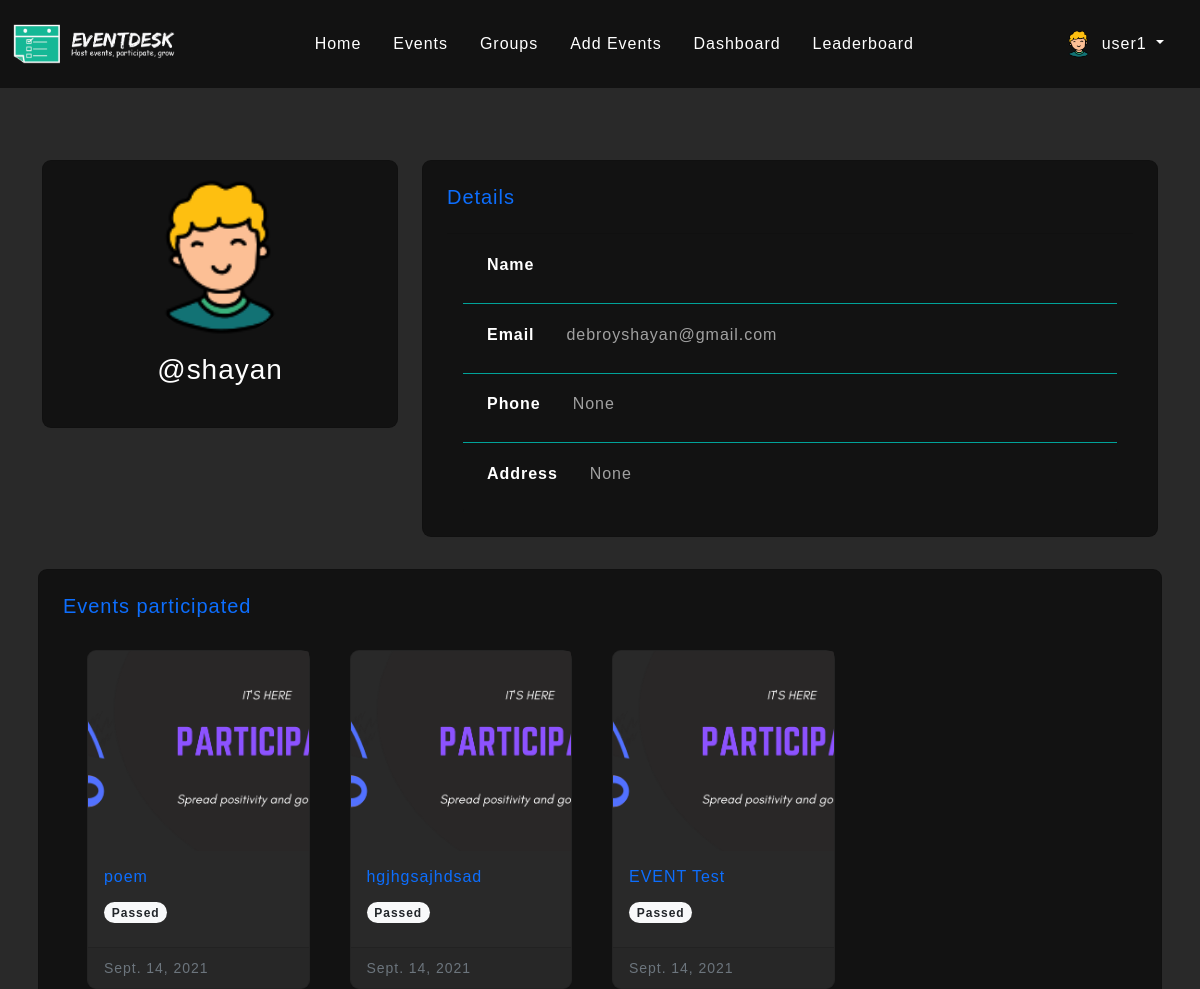
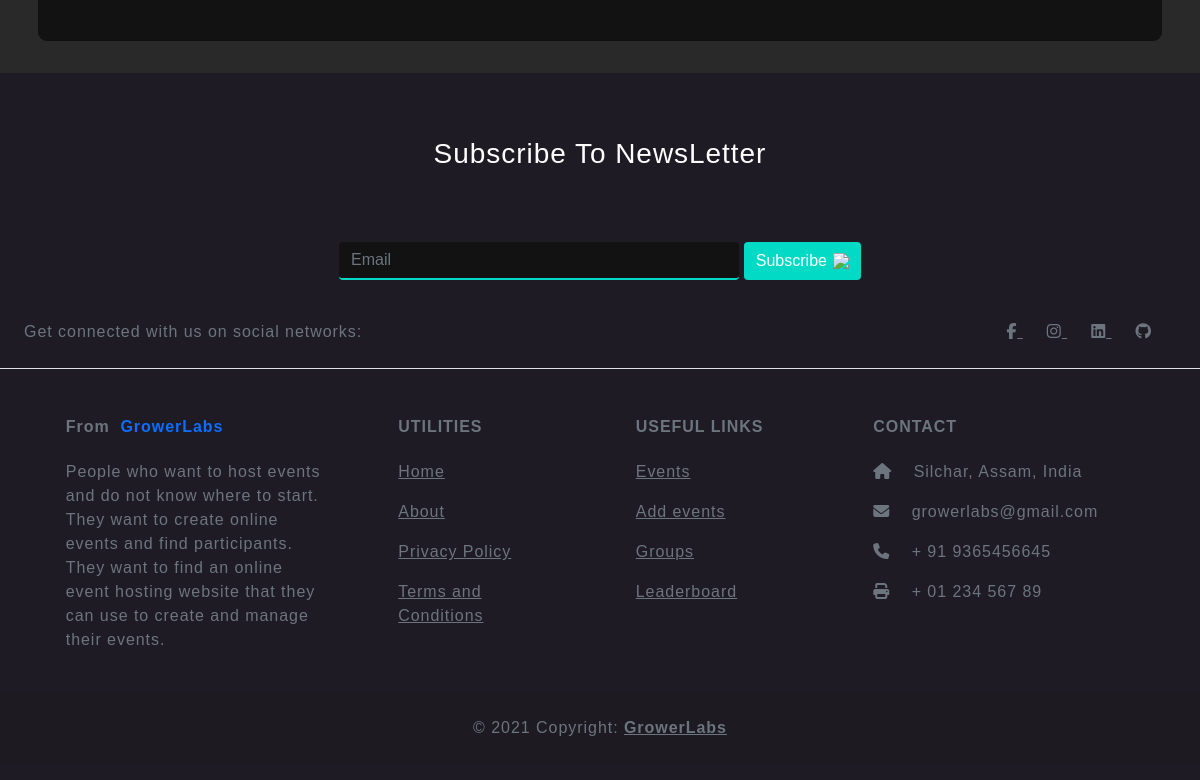
Page /profile/shayan (signed in) on the committed database (2 pictures, top to bottom).
### event_app/models.py (models this page shows, shortened)
class Profile(models.Model):
    user = models.OneToOneField(User, on_delete=models.CASCADE)
    bio = models.CharField(max_length=100,default=" ")
    type_of = models.CharField(max_length=2, choices=TYPE_OF_PROFILE,default='NR')
    dp = models.ImageField(upload_to= 'dp', default = 'avatar_obrx70.png')
    phone = models.BigIntegerField(null=True, blank=True)
    address = models.CharField(max_length=50, blank=True, null=True)

class Event(models.Model):
    title = models.CharField(max_length=400)
    unique_id = models.UUIDField(default=uuid.uuid4, editable=False)
    description = models.TextField(blank=True, null= True)
    poster = models.ImageField(upload_to= 'posters',default = 'poster_h9wa8t.png')
    rules = models.TextField(blank=True, null=True)
    type_of = models.CharField(max_length=2, choices=TYPE_OF_EVENT,default='NR')
    host = models.ForeignKey(Profile, on_delete=models.CASCADE)
    group = models.ForeignKey(EventGroup, on_delete=models.CASCADE, null=True, blank=True)
    no_of_participants  = models.IntegerField(default=0, blank=True, null=True)
    start_time = models.DateTimeField()
    end_time = models.DateTimeField()
    created_time = models.DateTimeField(auto_now_add=True)
    participants = models.ManyToManyField(Profile, related_name="participants")
    status = models.BooleanField(default=True)
    restricted = models.BooleanField(default=False)
    result_out = models.BooleanField(default=False)

### event_app/views.py (the view)
# urls.py: path('profile/<str:username>', views.profile, name='profile'),
@login_required(login_url='/account/register_home')
def profile(request, username):
    user_obj = get_object_or_404(User, username=username)
    events = Event.objects.filter(participants = user_obj.profile)
    context ={
        'user_obj':user_obj,
        'events':events,
    }
    return render(request, 'applicant_view/profile.html',context)

### templates/applicant_view/profile.html (shortened to what this page needs)
{% extends "base2.html" %}
{% block navlinks %}
<a class="nav-link active px-3 py-4 " aria-current="page" href="/">Home</a>
<a class="nav-link active px-3 py-4 " aria-current="page" href="{% url 'all_events' %}">Events</a>
<a class="nav-link active px-3 py-4 " aria-current="page" href="{% url 'all_groups' %}">Groups</a>
<a class="nav-link active px-3 py-4 " href="{% url 'add_event' %}">Add Events</a>
<a class="nav-link active px-3 py-4 " href="{% url 'events_list_host' %}">Dashboard </a>
<a class="nav-link active  px-3 py-4 " href="{% url 'leaderboard' %}" >Leaderboard</a>
{% endblock navlinks %}
{% block container %}
<div class="container mt-5">
    <div class="row">
        <div class="col-lg-4 mt-4">
            <div class="card p-3">
                <div class="d-flex justify-content-center">
                    <img style="width: 10rem;" src="{{user_obj.profile.dp.url}}" alt="" class="rounded-circle">
                </div>
                <div class="d-flex justify-content-center mt-3">
                    <h3> @{{user_obj.username}}</h3>
                </div>
                <div class="d-flex justify-content-center mt-2">
                </div>
            </div>
        </div>
        <div class="col-lg-8 mt-4">
            <div class="card p-4">
                <div class="d-flex justify-content-between text-primary">
                    <h5 >Details</h5>
                </div>
                <ul class="list-group list-group-flush mt-3 px-3">
                    <li id="flush-list" class="list-group-item">
                        <div class="d-flex justify-content-start">
                            <h6><strong>Name</strong></h6>
                        </div>
                    </li>
                    <li id="flush-list" class="list-group-item">
                        <div class="d-flex justify-content-start">
                            <h6><strong>Email</strong></h6>
                            <h6 style="opacity:0.6; font-size:1rem; margin-left:2rem">{{user_obj.email}}</h6>
                        </div>
                    </li>
                    <li id="flush-list" class="list-group-item">
                        <div class="d-flex justify-content-start">
                            <h6><strong>Phone</strong></h6>
                            <h6 style="opacity:0.6; font-size:1rem; margin-left:2rem">{{user_obj.profile.phone}}</h6>
                        </div>
                    </li>
                    <li id="flush-list" class="list-group-item">
                        <div class="d-flex justify-content-start">
                            <h6><strong>Address</strong></h6>
                            <h6 style="opacity:0.6; font-size:1rem; margin-left:2rem">{{user_obj.profile.address}}</h6>
                        </div>
                    </li>
                </ul>
            </div>
        </div>
    </div>
    <div class="row mt-4 p-2 mb-4">
        <div class="card p-4">
            <div class="d-flex justify-content-between text-primary">
                <h5 class="mb-3">Events participated</h5>
            </div>
            <div class="container mt-3">
                <div class="row">
                    {% for event in events %}
                    <div class="col-lg-3 col-sm-6 mb-3">
                        <a style="text-decoration: none; " href="{% url 'event_home' event.pk %}">
                            <div style="background-color: #292929; margin-right: 1rem;" class="card" id="card">
                                <img style="height:200px; object-fit:cover" src="{{event.poster.url}}" class="card-img-top" alt="...">
                                <div class="card-body">
                                  <h6 class="card-title">{{event.title}}</h6>
                                  <h6><span class="badge rounded-pill bg-light text-dark mt-2">
                                    {% if event.result_out %}
                                      Passed
                                    {% else %}
                                    Ongoing
                                    {% endif %}
                                    </span>
                                  </h6>
                                </div>
                                <div class="card-footer">
                                  <small class="text-muted">{{event.start_time.date}}</small>
                                </div>
                            </div>
                        </a>
                    </div>
                    {% endfor %}
                </div>
            </div>
        </div>
    </div>
</div>
{% endblock container %}

### templates/base2.html (shortened to what this page needs)
{% load static %}
<!DOCTYPE html>
<html lang="en">
<head>
    <link href="https://cdn.jsdelivr.net/npm/bootstrap@5.1.0/dist/css/bootstrap.min.css" rel="stylesheet"
>
    <link href="http://fonts.cdnfonts.com/css/circular-std-book" rel="stylesheet">
</head>
<body onload="loadfun()">
    <nav class="navbar navbar-expand-lg navbar-dark sticky-top">
        <div class="container-fluid ">
            <a class="navbar-brand" href="/"><img style="height:2.5rem" src="{% static 'logo.png' %}" alt=""></a>
            <div class="collapse navbar-collapse justify-content-end" id="navbarNavAltMarkup">
                <div class="navbar-nav ">
                    {% block navlinks %}
                    {% endblock navlinks %}
                </div>
            </div>
            <div class="justify-content-end px-3 collapse navbar-collapse" id="navbarNavAltMarkup">
                {% if request.user.is_authenticated %}
                <div class="dropdown navbar-nav">
                    <a href="#" class="text-white text-decoration-none dropdown-toggle nav-link active" role="button" id="dropdownMenuLink" data-bs-toggle="dropdown" aria-expanded="false">
                        <img style="padding: 0.2rem;" src="{{request.user.profile.dp.url}}" alt="" width="35" height="35" class="rounded-circle">
                        {{request.user}}
                    </a>
                </div>
                {% else %}
                <a href="{% url 'register_home' %}" id="block-btn" class=" btn btn-primary">Signup</a>
                <a style="margin-left: 0.2rem;" href="{% url 'log_in' %}" id="block-btn" class=" btn btn-primary ">Login</a>
                {% endif %}
            </div>
        </div>
    </nav>
    {% block container %}
    {% endblock container %}
<section style="background-color: #1f1b24;" class="footer pb-5 pt-3">
    <h3 class="text-center mt-5 ">Subscribe To NewsLetter</h3>
    <div class="container mt-2 p-3">
        <form method="POST" action="{% url 'sub_to_nl' %}">{% csrf_token %}
            <div class="d-flex justify-content-center mt-5">
                <input style="width:40%; max-width:400px" type="email" name="email" class="form-control"
                    placeholder="Email" required>
                <button type="submit" style="margin-left: 0.3rem;" class="btn btn-outline-primary" id="block-btn">Subscribe <img
                        style="margin-bottom: 0.1rem; margin-left: 0.1rem"
                        src="https://img.icons8.com/office/22/000000/paper-plane.png" /></button>
            </div>
        </form>
    </div>
    <footer style="height:100%" class="text-center text-lg-start  text-muted">
        <section class="d-flex justify-content-center justify-content-lg-between p-4 border-bottom">
            <div class="me-5 d-none d-lg-block">
                <span>Get connected with us on social networks:</span>
            </div>
            <div>
                <a href="https://www.facebook.com/GrowerLabs" class="me-4 text-reset">
                    <i class="fab fa-facebook-f"></i>
                </a>
                <a href="https://www.instagram.com/grower.labs/" class="me-4 text-reset">
                    <i class="fab fa-instagram"></i>
                </a>
                <a href="https://www.linkedin.com/company/growerlabs/" class="me-4 text-reset">
                    <i class="fab fa-linkedin"></i>
                </a>
                <a href="https://github.com/GrowerLabs" class="me-4 text-reset">
                    <i class="fab fa-github"></i>
                </a>
            </div>
        </section>
        <section class="">
            <div class="container text-center text-md-start mt-5">
                <div class="row mt-3">
                    <div class="col-md-3 col-lg-4 col-xl-3 mx-auto mb-4">
                        <h6 class="fw-bold mb-4">
                            From  <a style="text-decoration: none" href=""><img style="width: 1.5rem;" src="https://i.imgur.com/HnKooCv.png" alt="">  GrowerLabs </a>
                        </h6>
                        <p>
                            People who want to host events and do not know where to start. They want to create online events and find participants. They want to find an online event hosting website that they can use to create and manage their events.
                        </p>
                    </div>
                    <div class="col-md-2 col-lg-2 col-xl-2 mx-auto mb-4">
                        <h6 class="text-uppercase fw-bold mb-4">
                            Utilities
                        </h6>
                        <p>
                            <a href="/" class="text-reset">Home</a>
                        </p>
                        <p>
                            <a href="{% url 'about' %}" class="text-reset">About</a>
                        </p>
                        <p>
                            <a href="{% url 'terms_and_policy' %}" class="text-reset">Privacy Policy</a>
                        </p>
                        <p>
                            <a href="{% url 'terms_and_policy' %}" class="text-reset">Terms and Conditions</a>
                        </p>
                    </div>
                    <div class="col-md-3 col-lg-2 col-xl-2 mx-auto mb-4">
                        <h6 class="text-uppercase fw-bold mb-4">
                            Useful links
                        </h6>
                        <p>
                            <a href="{% url 'all_events' %}" class="text-reset">Events</a>
                        </p>
                        <p>
                            <a href="{% url 'add_event' %}" class="text-reset">Add events</a>
                        </p>
                        <p>
                            <a href="{% url 'all_groups' %}" class="text-reset">Groups</a>
                        </p>
                        <p>
                            <a href="{% url 'leaderboard' %}" class="text-reset">Leaderboard</a>
                        </p>
                    </div>
                    <div class="col-md-4 col-lg-3 col-xl-3 mx-auto mb-md-0 mb-4">
                        <h6 class="text-uppercase fw-bold mb-4">
                            Contact
                        </h6>
                        <p><i class="fas fa-home me-3"></i> Silchar, Assam, India</p>
                        <p>
                            <i class="fas fa-envelope me-3"></i>
                            growerlabs@gmail.com
                        </p>
                        <p><i class="fas fa-phone me-3"></i> + 91 9365456645</p>
                        <p><i class="fas fa-print me-3"></i> + 01 234 567 89</p>
                    </div>
                </div>
            </div>
        </section>
        <div class="text-center px-4 pt-4 pb-4 " style="background-color: rgba(0, 0, 0, 0.05);margin-bottom: -2rem;">
            © 2021 Copyright:
            <a class="text-reset fw-bold" href="">GrowerLabs</a>
        </div>
    </footer>
</section>
</body>
</html>

### templates/base2.html (style rules this page uses)
html { scroll-behavior: smooth; }
body { background: #292929 !important; color: #ffff; font-family: 'Circular Std Medium', sans-serif; letter-spacing:0.06rem }
.card { background: #121212; border-radius: 9px; }
nav { background: #121212 !important; color: #ffff !important; }
.form-control, .form-select { background-color: #121212 !important; border: 2px solid #03dac5; border-top: none; border-right: none; border-left: none; color: white; }
input, textarea { color: white !important; }
.list-group-item { background-color: #121212; color: #fff !important; }
#block-btn { background-color: #03dac5; border: #03dac5; color: #fff }
#flush-list { padding: 1.3rem; padding-right:1.5rem; padding-left: 1.5rem; border-color: #01a299; }

### rows in the picture
Event: poster (picture), title "poem", result_out "Passed", start_time "Sept. 14, 2021"
Event: poster (picture), title "hgjhgsajhdsad", result_out "Passed", start_time "Sept. 14, 2021"
Event: poster (picture), title "EVENT Test", result_out "Passed", start_time "Sept. 14, 2021"

### other values in the picture
{{ request.user }} "user1"
{{ user_obj.username }} "shayan"
{{ user_obj.email }} "debroyshayan@gmail.com"
{{ user_obj.profile.phone }} "None"
{{ user_obj.profile.address }} "None"
